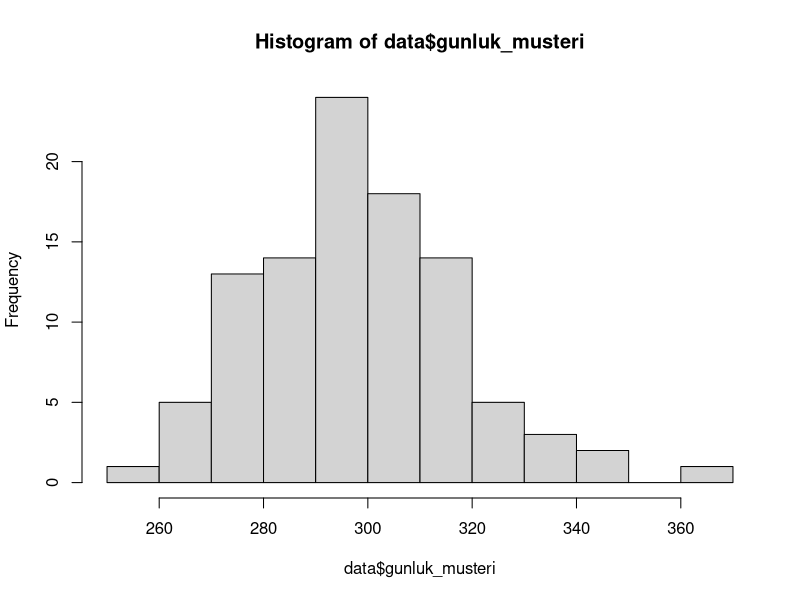
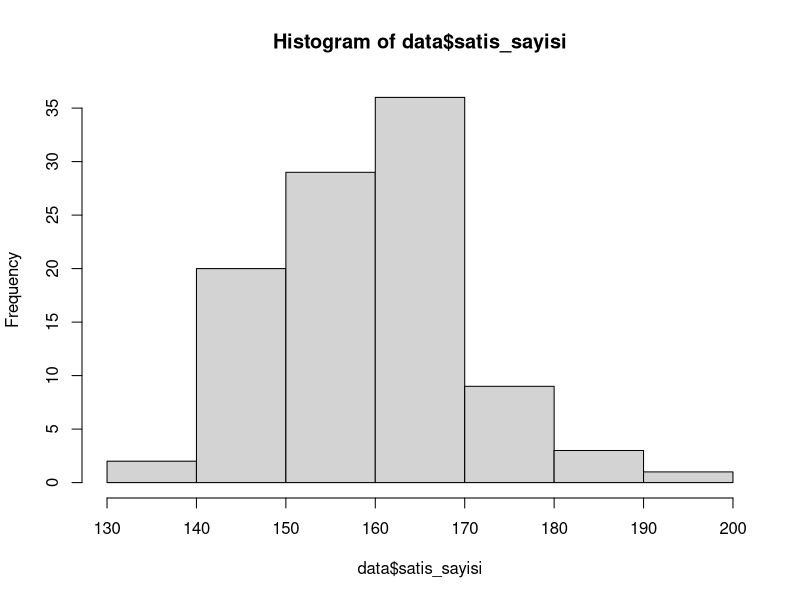
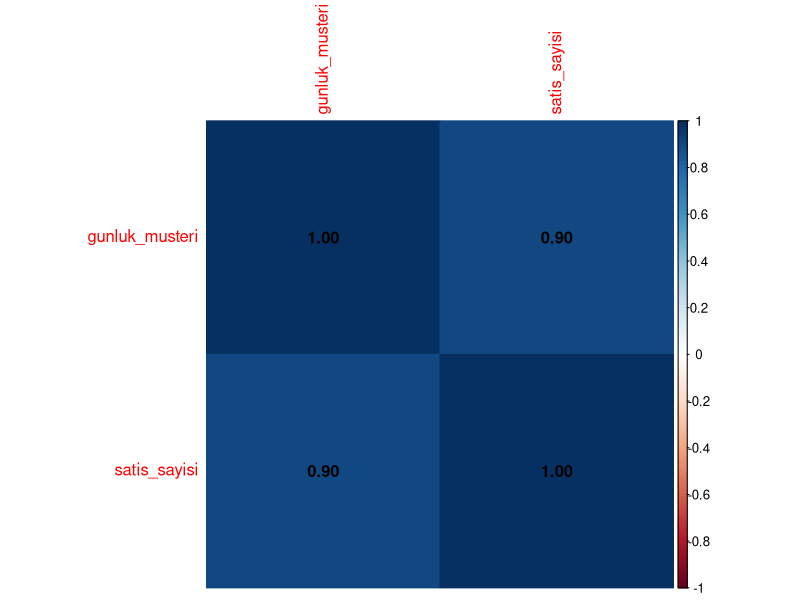
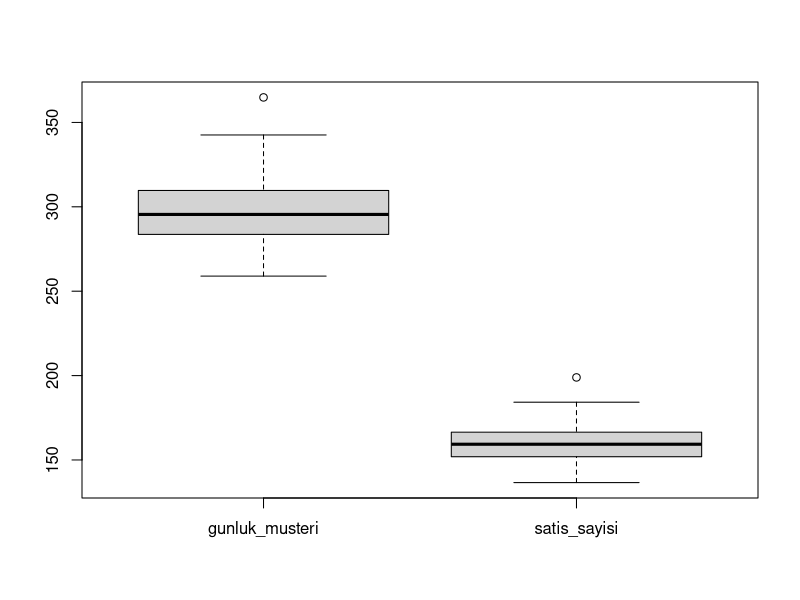
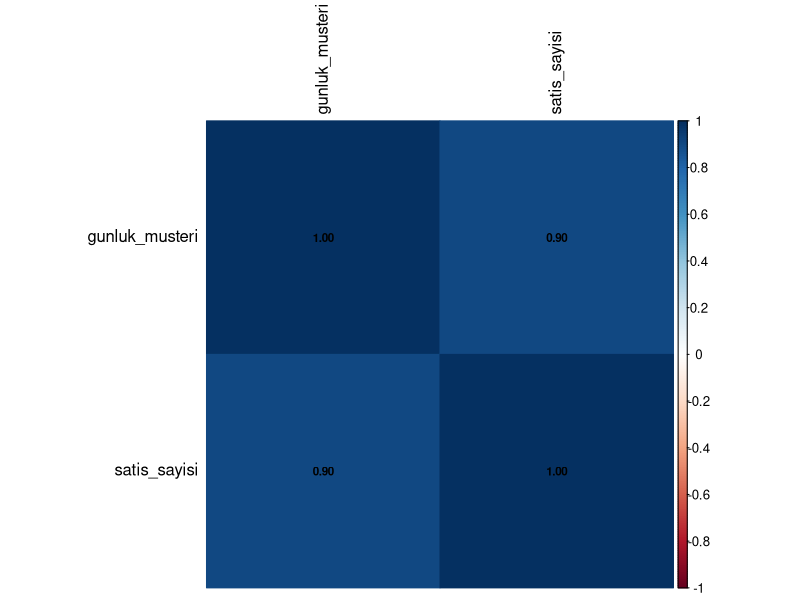
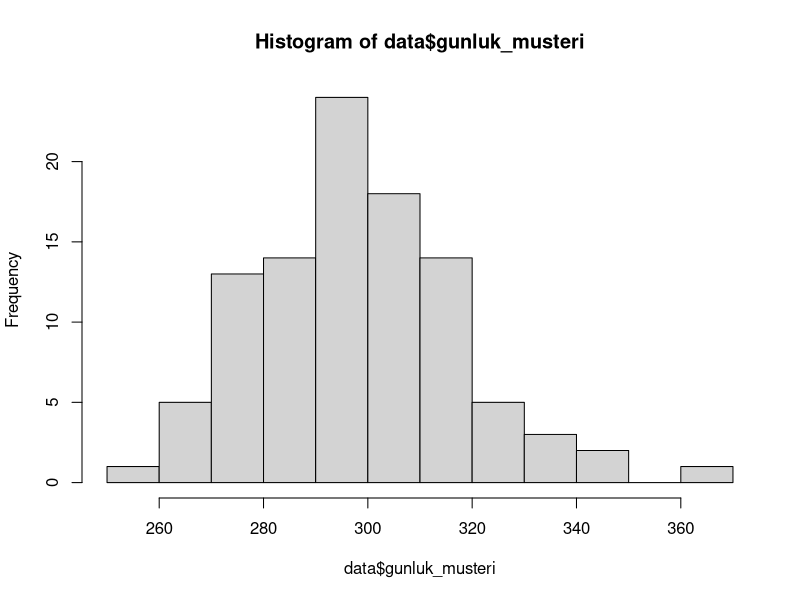
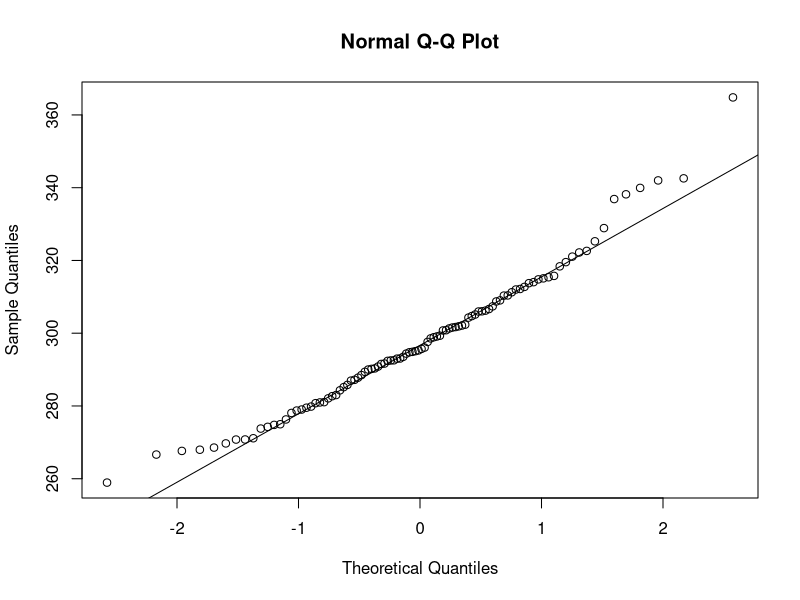
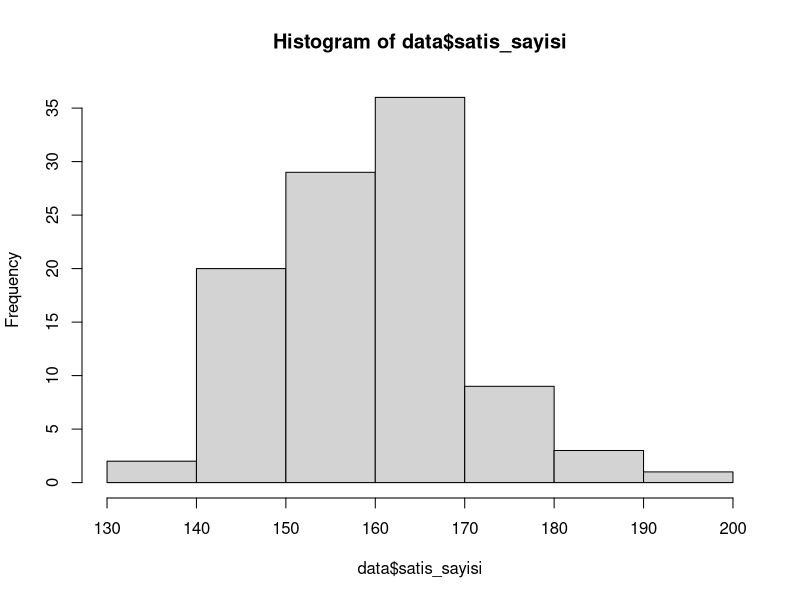

Recreate these plots in R, in order.
###Kütüpahaneler
install.packages('MASS')
install.packages('corrplot')
library(MASS)
library(corrplot)

##2. Sentetik veri seti oluşturma

set.seed(123)
n<-100

satis_sayisi<-rnorm(n,mean=200,sd=30)
gunluk_musteri<-rnorm(n,mean=300,sd=20)

##Bağımlı değişken oluşturma
satis_sayisi<-0.5*gunluk_musteri+rnorm(n,mean=10,sd=5)

##data frame oluşturma
data<-data.frame(gunluk_musteri,satis_sayisi)
head(data)
str(data)
summary(data)

## veri setine genel hatları
View(data)

## kullandığımız verilen mod ve medyan değerleri
mean(data$gunluk_musteri)
median(data$gunluk_musteri)
hist(data$gunluk_musteri)

mean(data$satis_sayisi)
median(data$satis_sayisi)
summary(data)
hist(data$satis_sayisi)

#Eksik veri temizleme
data<-na.omit(data)

##eksik veri temizleme ve kontrolü
is_na_gunluk_musteri<-is.na(gunluk_musteri)
is_na_satis_sayisi<-is.na(satis_sayisi)
colSums(is.na(data))
##outlier hesaplama
z_scores<-scale(data$gunluk_musteri)
outliers<-scale(z_scores)>3

##Kolerasyon hesapla(müşteri artıkça satış artıyormu)
cor(data$gunluk_musteri,data$satis_sayisi)
cor_matrix<-cor(data)
corrplot(cor_matrix,method='color',addCoef.col = 'black')

##regresyon kurma
model<-lm(satis_sayisi~gunluk_musteri,data=data)
summary(model)

##
boxplot(data)
sort(data$gunluk_musteri)
##install.packages("corrplot")
library(corrplot)
cor_matrix<-cor(data)
corrplot(cor_matrix,method = 'color',
         addCoef.col = 'black',
         tl.col='black',
         number.cex = 0.7)



####normal dağılım kontrolü
hist(data$gunluk_musteri)
qqnorm(data$gunluk_musteri)
qqline(data$gunluk_musteri)

hist(data$satis_sayisi)
qqnorm(data$satis_sayisi)
qqline(data$satis_sayisi)

str(data)
#####---Aykırı değer yöntemi
Q1<-quantile(data$gunluk_musteri,0.25)
Q3<-quantile(data$gunluk_musteri,0.75)
##IQR hesaplama
IQR<-Q3-Q1
lower_bound<-Q1-1.5*IQR
upper_bound<-Q3 +1.5*IQR


aykiri<-data$gunluk_musteri[data$gunluk_musteri<lower_bound|
 data$gunluk_musteri >upper_bound]                                                                                          
length(aykiri)                                                                                             
                           
                              
                              
                              
